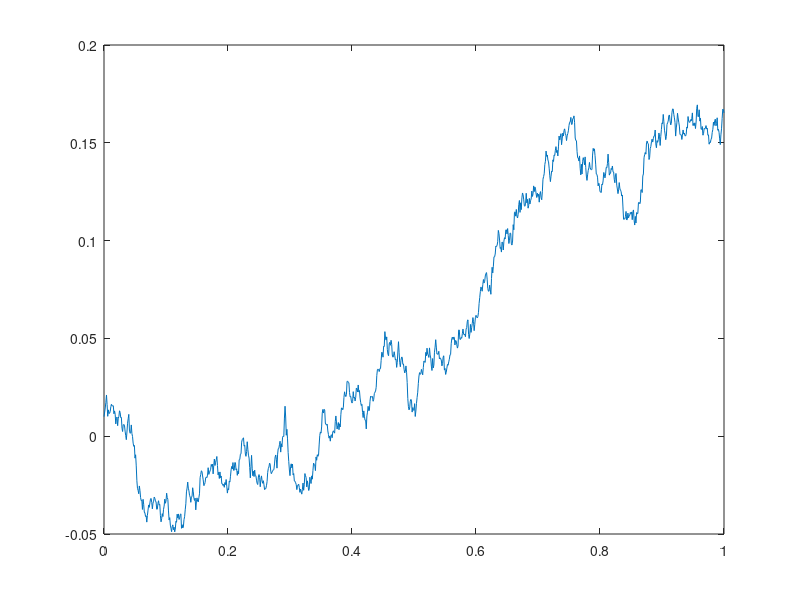

The MATLAB source for this figure: (Note: this script raises an error after producing the figure.)
% https://uk.mathworks.com/help/matlab/ref/fminsearch.html#d123e428544
clear all; clc

% fun = @(x)100*(x(2) - x(1)^2)^2 + (1 - x(1))^2;
f = @(x,a)100*(x(2) - x(1)^2)^2 + (a-x(1))^2;
t0 = [-1,1.9];
a=3;
fun = @(x)f(x,a);
options = optimset('PlotFcns',@optimplotfval);
[x,fval] = fminsearch(fun,t0,options)
%%
%%% Generate path:
%generate timebase
x_0 = 0.01;
T = 1.0;
N = 1000;
dt = T/N;

% Inverse sampling to get normal
unis =rand(N);
norms = norminv(unis);
check=normpdf(norms,0,1);
plot(norms,check,'.')

% generate path
k=0.1;
sigma = 0.1;
theta = 0.1;
X(1) = x_0;

for i=2:N
    X(i) = X(i-1) * exp(-k*dt) + theta*(1-exp(-k*dt)) + sigma*sqrt((1-exp(-2*k*dt))/(2*k))*norms(i-1);
end

t_grid(1) = 0;
for k=2:N
    t_grid(k) = k*dt;
end

plot(t_grid,X) %Shows the OU path generated

x_excel=[0.01, 0.01178935, 0.013438872, 0.008729023, 0.011549686, 0.009860681, 0.01256937, 0.009693261, 0.01543231, 0.014349636, 0.011756408, 0.010903393, 0.00650562, -0.001079047, -0.003765747];
% X=x_excel;
% N=length(x_excel);
% dt=0.001;

%%% Write the MLE for OU
% alpha = 0.01;
% gammma = 0;
% beta = -0.1;
% sigma = 0.1;
% summ=0;

%optimise!
new_call = multiplying(10,20)
newer_call = multiplying(5,10)

mle_val = ckls_mle(X, 0.01,-0.1,0,0.1,0.001)

function res = ckls_mle(X,alpha, beta, gammma, sigma, dt)
N=length(X);
res=0;
for j=2:N
    term0 = (sqrt(2 * sigma ^ 2 * pi * dt) * (abs(X(j - 1)) ^ (gammma)));
    term1 = (2 * sigma ^ 2) * dt * (abs(X(j - 1)) ^ (2 * gammma));
    term2 = (X(j) - (X(j - 1) * (1 + beta * dt) + alpha * dt)) ^ 2;
    res = res + log(1 / term0) - (term2 * (1 / term1));
end 
end


function res = multiplying(a,b)
res = a*b;
end

